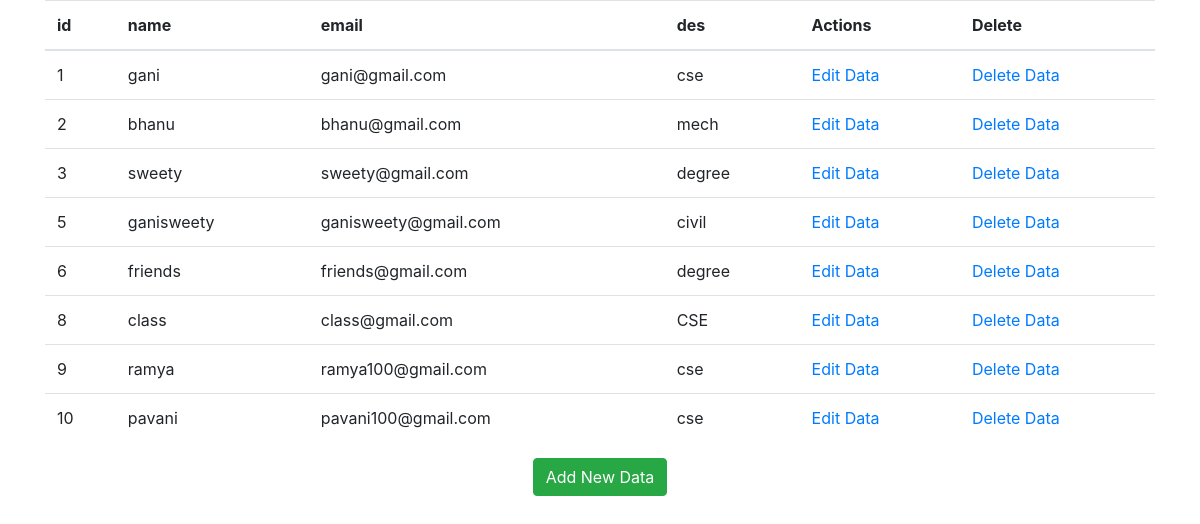
The page /show on the database its author committed.
### db.py (models this page shows)
class Register(Base):
	__tablename__='register'
	id=Column(Integer,primary_key=True)
	name=Column(String(30),nullable=False)
	email=Column(String(40),nullable=False)
	des=Column(String(30),nullable=False)
	password=Column(String(30),nullable=False)

### main1.py (the view)
@app.route('/show', methods=['POST','GET'])
def showData():
	register=session.query(Register).all()
	return render_template('show.html',reg=register)

### templates/show.html (shortened to what this page needs)
<!DOCTYPE html>
<html>
<head>
  <link rel="stylesheet" href="https://maxcdn.bootstrapcdn.com/bootstrap/4.3.1/css/bootstrap.min.css">
</head>
<body>
  <form action="" method="post">
  <div class="container">
  <table class="table">
    <thead>
      <tr>
        <th>id</th>
        <th>name</th>
        <th>email</th>
        <th>des</th>
        <th colspan="1">Actions</th>
        <th>Delete</th>
      </tr>
    </thead>
    <tbody>
      {% for i in reg %}
      <tr>
        <td>{{i.id}}</td>
        <td>{{i.name}}</td>
        <td>{{i.email}}</td>
        <td>{{i.des}}</td>
        <td><a href="{{url_for('editData',register_id=i.id)}}">Edit Data</a>
        </td>
        <td><a href="{{url_for('deleteData',register_id=i.id)}}">Delete Data</a></td>
      </tr>
      {% endfor %}
    </tbody>
  </table>
  <div class="container">
      <center><button type="button" class="btn btn-success"><a href="{{url_for('addData')}}"><font color="white">Add New Data</font></a></button>
    </div>
</div>
</form>
</body>
</html>

### rows shown on the page
Register: id "1", name "gani", email "gani@gmail.com", des "cse"
Register: id "2", name "bhanu", email "bhanu@gmail.com", des "mech"
Register: id "3", name "sweety", email "sweety@gmail.com", des "degree"
Register: id "5", name "ganisweety", email "ganisweety@gmail.com", des "civil"
Register: id "6", name "friends", email "friends@gmail.com", des "degree"
Register: id "8", name "class", email "class@gmail.com", des "CSE"
Register: id "9", name "ramya", email "ramya100@gmail.com", des "cse"
Register: id "10", name "pavani", email "pavani100@gmail.com", des "cse"
